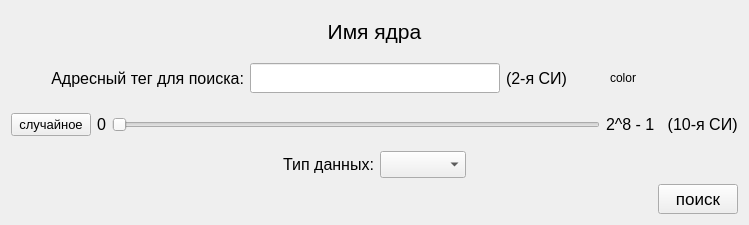
<?xml version="1.0" encoding="UTF-8"?>
<ui version="4.0">
 <class>coreCPUwidget</class>
 <widget class="QWidget" name="coreCPUwidget">
  <property name="geometry">
   <rect>
    <x>0</x>
    <y>0</y>
    <width>749</width>
    <height>225</height>
   </rect>
  </property>
  <property name="windowTitle">
   <string>Form</string>
  </property>
  <layout class="QVBoxLayout" name="verticalLayout">
   <item>
    <widget class="QLabel" name="nameCoreLabel">
     <property name="font">
      <font>
       <pointsize>16</pointsize>
      </font>
     </property>
     <property name="text">
      <string>Имя ядра</string>
     </property>
     <property name="alignment">
      <set>Qt::AlignCenter</set>
     </property>
    </widget>
   </item>
   <item>
    <layout class="QHBoxLayout" name="horizontalLayout_2">
     <item>
      <spacer name="horizontalSpacer_3">
       <property name="orientation">
        <enum>Qt::Horizontal</enum>
       </property>
       <property name="sizeType">
        <enum>QSizePolicy::Preferred</enum>
       </property>
       <property name="sizeHint" stdset="0">
        <size>
         <width>40</width>
         <height>20</height>
        </size>
       </property>
      </spacer>
     </item>
     <item>
      <widget class="QLabel" name="dataOutLabel">
       <property name="minimumSize">
        <size>
         <width>0</width>
         <height>0</height>
        </size>
       </property>
       <property name="maximumSize">
        <size>
         <width>400</width>
         <height>16777215</height>
        </size>
       </property>
       <property name="font">
        <font>
         <pointsize>12</pointsize>
        </font>
       </property>
       <property name="text">
        <string>Адресный тег для поиска:</string>
       </property>
       <property name="alignment">
        <set>Qt::AlignRight|Qt::AlignTrailing|Qt::AlignVCenter</set>
       </property>
      </widget>
     </item>
     <item>
      <widget class="QLineEdit" name="dataOutLineEdit">
       <property name="minimumSize">
        <size>
         <width>150</width>
         <height>30</height>
        </size>
       </property>
       <property name="maximumSize">
        <size>
         <width>250</width>
         <height>16777215</height>
        </size>
       </property>
       <property name="font">
        <font>
         <pointsize>12</pointsize>
        </font>
       </property>
      </widget>
     </item>
     <item>
      <widget class="QLabel" name="outValLabel">
       <property name="maximumSize">
        <size>
         <width>120</width>
         <height>16777215</height>
        </size>
       </property>
       <property name="font">
        <font>
         <pointsize>12</pointsize>
        </font>
       </property>
       <property name="text">
        <string>(2-я СИ)</string>
       </property>
      </widget>
     </item>
     <item>
      <spacer name="horizontalSpacer">
       <property name="orientation">
        <enum>Qt::Horizontal</enum>
       </property>
       <property name="sizeType">
        <enum>QSizePolicy::Fixed</enum>
       </property>
       <property name="sizeHint" stdset="0">
        <size>
         <width>10</width>
         <height>20</height>
        </size>
       </property>
      </spacer>
     </item>
     <item>
      <widget class="QLabel" name="colorLabel">
       <property name="minimumSize">
        <size>
         <width>40</width>
         <height>0</height>
        </size>
       </property>
       <property name="text">
        <string>color</string>
       </property>
      </widget>
     </item>
     <item>
      <spacer name="horizontalSpacer_4">
       <property name="orientation">
        <enum>Qt::Horizontal</enum>
       </property>
       <property name="sizeType">
        <enum>QSizePolicy::Preferred</enum>
       </property>
       <property name="sizeHint" stdset="0">
        <size>
         <width>40</width>
         <height>20</height>
        </size>
       </property>
      </spacer>
     </item>
    </layout>
   </item>
   <item>
    <layout class="QHBoxLayout" name="horizontalLayout">
     <item>
      <widget class="QPushButton" name="randButton">
       <property name="font">
        <font>
         <pointsize>10</pointsize>
        </font>
       </property>
       <property name="text">
        <string>случайное</string>
       </property>
      </widget>
     </item>
     <item>
      <widget class="QLabel" name="minValLabel">
       <property name="font">
        <font>
         <pointsize>12</pointsize>
        </font>
       </property>
       <property name="text">
        <string>0</string>
       </property>
       <property name="alignment">
        <set>Qt::AlignRight|Qt::AlignTrailing|Qt::AlignVCenter</set>
       </property>
      </widget>
     </item>
     <item>
      <widget class="QSlider" name="buildDataSlider">
       <property name="orientation">
        <enum>Qt::Horizontal</enum>
       </property>
      </widget>
     </item>
     <item>
      <widget class="QLabel" name="maxValLabel">
       <property name="font">
        <font>
         <pointsize>12</pointsize>
        </font>
       </property>
       <property name="text">
        <string>2^8 - 1   (10-я СИ)</string>
       </property>
      </widget>
     </item>
    </layout>
   </item>
   <item>
    <layout class="QHBoxLayout" name="horizontalLayout_4">
     <item>
      <spacer name="horizontalSpacer_5">
       <property name="orientation">
        <enum>Qt::Horizontal</enum>
       </property>
       <property name="sizeHint" stdset="0">
        <size>
         <width>40</width>
         <height>20</height>
        </size>
       </property>
      </spacer>
     </item>
     <item>
      <widget class="QLabel" name="typeDataLabel">
       <property name="minimumSize">
        <size>
         <width>0</width>
         <height>0</height>
        </size>
       </property>
       <property name="maximumSize">
        <size>
         <width>150</width>
         <height>16777215</height>
        </size>
       </property>
       <property name="font">
        <font>
         <pointsize>12</pointsize>
        </font>
       </property>
       <property name="text">
        <string>Тип данных:</string>
       </property>
       <property name="alignment">
        <set>Qt::AlignRight|Qt::AlignTrailing|Qt::AlignVCenter</set>
       </property>
      </widget>
     </item>
     <item>
      <widget class="QComboBox" name="typeDataComboBox">
       <property name="minimumSize">
        <size>
         <width>0</width>
         <height>27</height>
        </size>
       </property>
       <property name="font">
        <font>
         <pointsize>12</pointsize>
        </font>
       </property>
      </widget>
     </item>
     <item>
      <spacer name="horizontalSpacer_6">
       <property name="orientation">
        <enum>Qt::Horizontal</enum>
       </property>
       <property name="sizeHint" stdset="0">
        <size>
         <width>40</width>
         <height>20</height>
        </size>
       </property>
      </spacer>
     </item>
    </layout>
   </item>
   <item>
    <layout class="QHBoxLayout" name="horizontalLayout_3">
     <item>
      <spacer name="horizontalSpacer_2">
       <property name="orientation">
        <enum>Qt::Horizontal</enum>
       </property>
       <property name="sizeHint" stdset="0">
        <size>
         <width>40</width>
         <height>20</height>
        </size>
       </property>
      </spacer>
     </item>
     <item>
      <widget class="QPushButton" name="sendButton">
       <property name="minimumSize">
        <size>
         <width>70</width>
         <height>30</height>
        </size>
       </property>
       <property name="font">
        <font>
         <pointsize>13</pointsize>
        </font>
       </property>
       <property name="text">
        <string>поиск</string>
       </property>
      </widget>
     </item>
    </layout>
   </item>
  </layout>
 </widget>
 <resources/>
 <connections/>
</ui>
